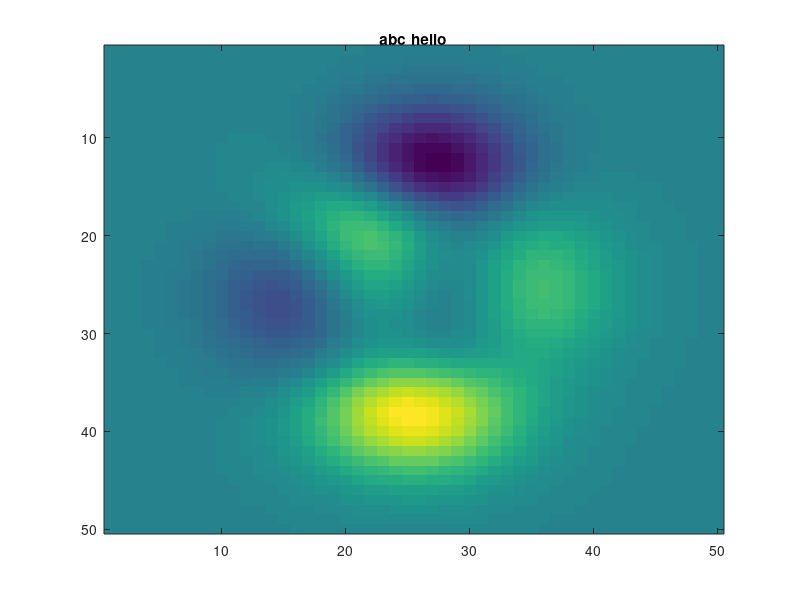

Reproduce this figure in MATLAB.
% clear all
% % % close all
% % % clc
% % %
% clc
% dloc='/Volumes/fshahzad/src/Simulations/20121213/RAW/';
% refFile = [dloc '015_01.pcd']
% [header voldata1]= pcdReadFile(refFile);
% % % % header = pcdReadHeader(refFile);
% 
% a = 1;
% b = 8084997;
% 
% r = round(a + (b-a).*rand(1000000,1));
% 
% plotdata = voldata1(r,:);
% 
% h = surface(...
%   'XData',[plotdata(:,1) plotdata(:,1)],...
%   'YData',[plotdata(:,2) plotdata(:,2)],...
%   'ZData',[plotdata(:,3) plotdata(:,3)],...
%   'CData',[plotdata(:,4) plotdata(:,4)],...
%   'FaceColor','none',...
%   'LineStyle','none',...
%   'EdgeColor','flat',...
%   'Marker','.');
% 
% colormap('gray') 
% colorbar
% % view(-10,14)
% axis image

% plot3(,plotdata(:,2),plotdata(:,3),'')

% count=100;
% a=rand(count,3);
% figure
% hold on
% for x=1:count
% quiver3(0,0,0,a(x,1),a(x,2),a(x,3),0,'Color',[a(x,1),a(x,2),a(x,3)])
% end
% hold off
% axis equal


% clc
% % clear all
% 
% 
% dloc='../Simulations/20121213/RAW/';
% 
% % pcd = dir(dloc);
% 
% % grdFile   = [dloc pcd(4).name];
% 
% 
% for ii = 1:length(pcd2)
%     ii
%     
%     inFile   = [dloc pcd1{ii}]
%     
%     outFile   = [dloc pcd2{ii}]
%         
%     [header, voldata3] = pcdReadFile(inFile);
%     header{3} = chng;
% 
%     pcdWriteNewHeader(outFile,header,voldata3);
% 
% end

% header{3} = 'FIELDS x y z rgb

% pcd1 = {};
% pcd2 = {};
%
% kk = 1;
% for ii = 3:length(pcd)
%
%     grdFile   = [dloc pcd(ii).name];
%
%
%     header = pcdReadHeader(grdFile);
%
%
%     cl = header{3};
%
%     cl = cl(regexp(cl,'i','end'):end);
%
%     if isempty(cl)
%
%         pcd1{kk} = pcd(ii).name;
%         pcd2{kk} = strrep(pcd(ii).name, '_01', '_02')
%
% %         disp([grdFile ' is rgb image'])
%         kk = kk +1;
%     else
%
% %         disp([grdFile ' is intensity image'])
%
%     end
%
%
% end


% cutVolFile =[dloc '/045_cutvol1.pcd'];
% %
% [header, voldata1] = pcdReadFile(refFile2);
% % id = voldata1(:,3)== 0;
% % voldata1(id,1:3) = nan;
% %
% data = pcd2mesh(refFile);
% imagesc(data(:,3))
% % % rast = pcdGrid2rast(pFile);
% % % [header, voldata2] = read_pcd(volfile2);
% % % [header, voldata3] = read_pcd(volfile3);
% % %
% %
% % x = voldata1(:,1);
% % y = voldata1(:,2);
% % z = voldata1(:,3);
% % c = voldata1(:,3);
%
% % h = surface(...
% %   'XData',[x(:) x(:)],...
% %   'YData',[y(:) y(:)],...
% %   'ZData',[z(:) z(:)],...
% %   'CData',[c(:) c(:)],...
% %   'FaceColor','none',...
% %   'EdgeColor','flat',...
% %   'Marker','.');
% %
% % set(h,'LineStyle','none','Marker','.')
% %
% [X, Y,Z, DX, DY,DZ] = pcds2displacement(qFile, pFile);
% % %
% % hold on
% % quiver(X,Y,DX,DY,'k');
% % % h = surf(X,Y,Z);
% % % shading interp
% % % hold off
% % xlabel('X');
% % ylabel('Y');
% % % zlabel('Z');
% % axis image
% % % view(-1,24);


% xx(isnan(xx)) = 0;
% yy(isnan(yy)) = 0;
% zz(isnan(zz)) = 0;
%
% DX(isnan(DX)) = 0;
% DY(isnan(DY)) = 0;
% DZ(isnan(DZ)) = 0;
%
% close all
% % load wind
% clear x y z u  v w
% x(:,:,1) = xx;
% y(:,:,1) = yy;
% z(:,:,1) = zz;
%
% u(:,:,1) = DX;
% v(:,:,1) = DY;
% w(:,:,1) = DZ;
%
% x(:,:,2) = X;
% y(:,:,2) = Y;
% z(:,:,2) = Z;
%
% u(:,:,2) = DX;
% v(:,:,2) = DY;
% w(:,:,2) = DZ;
%
% h = streamslice(u,v,w,[2],[2],[2]);
% set(h,'Color','red');
% % view(3)




figure
imagesc(peaks(50));

tt = title(sprintf(strcat('abc \t','hello')));
set(tt,'Position', [25.4424 0.5 1.00005])






